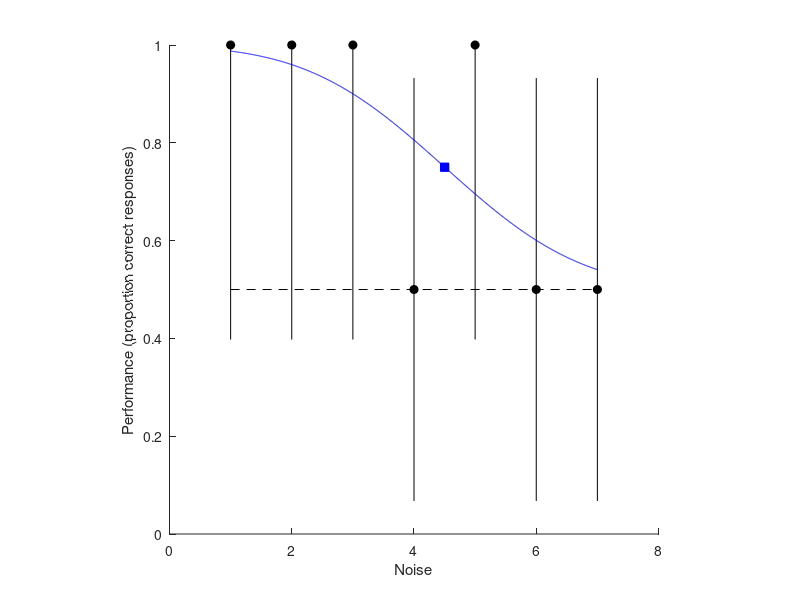

Reproduce this figure in MATLAB.
% Columns are stimulus noise, 1 to 7 with noise increasing from
% L to R. Rows are experimental subject.
DATA = [1	1	1	1	1	0	0;
        1	1	1	0	1	1	1;
        1	1	1	0	1	0	1;
        1	1	1	1	1	1	0];
NOISE = 1:7;
NOISE_ = linspace(min(NOISE),max(NOISE),1000);
SUBJECT = transpose(1:6);

% Define functions used in the fit, including fnBound() which is used
% to determine the sensible range of fitted parameters.
fnBound = @(bhat) 1/(eps+double((bhat(1) > 2) & (bhat(1) < 6) & (bhat(2) > 0) & (bhat(2) < 3)));
fnPsychometric = @(mu,sd,x) 0.5 + 0.25*(1 + erf((x-mu)/(sd*sqrt(2))));
fnCost = @(bhat) sum(power(fnPsychometric(bhat(1),bhat(2),max(NOISE) - NOISE) - mean(DATA,1),2)) * fnBound(bhat);

% This is a multi-start procedure. We perform the fit 1000 times, using
% different starting parameters each time, and keep track of which of those
% multi-starts ultimately produces the best fit.
best_fval = 1/eps;
for iistart = 1:1000
  BHAT0 = [3 1];
  if (iistart > 1)
    BHAT0 = [2+4*rand() 3*rand()];
  end
  [bhat,fval] = fminsearch(fnCost, BHAT0);
  if (fval < best_fval)
    best_fval = fval;
    best_bhat = bhat;
  end
end

figure; hold on
plot(NOISE, mean(DATA,1), 'ok', 'MarkerFaceColor', 'black');
% Confidence intervals at each level of noise...
for ii = 1:length(NOISE)
  [~,pci] = binofit(sum(DATA(:,ii)), size(DATA,1));
  plot([ii ii], pci, '-k')
end
% Plot fitted psychometric function
PM_ = fnPsychometric(best_bhat(1),best_bhat(2),max(NOISE_) - NOISE_);
plot(NOISE_, PM_, '-b')
plot([min(NOISE) max(NOISE)], [0.5 0.5], '--k')
axis square
axis([0 length(NOISE)+1 0 1])
xlabel('Noise')
ylabel('Performance (proportion correct responses)')

% Determine threshold, that is, where the fitted function = 0.75
plot(NOISE_(max(find(PM_ > 0.75))), 0.75, 'sb', 'MarkerFaceColor', 'blue')

